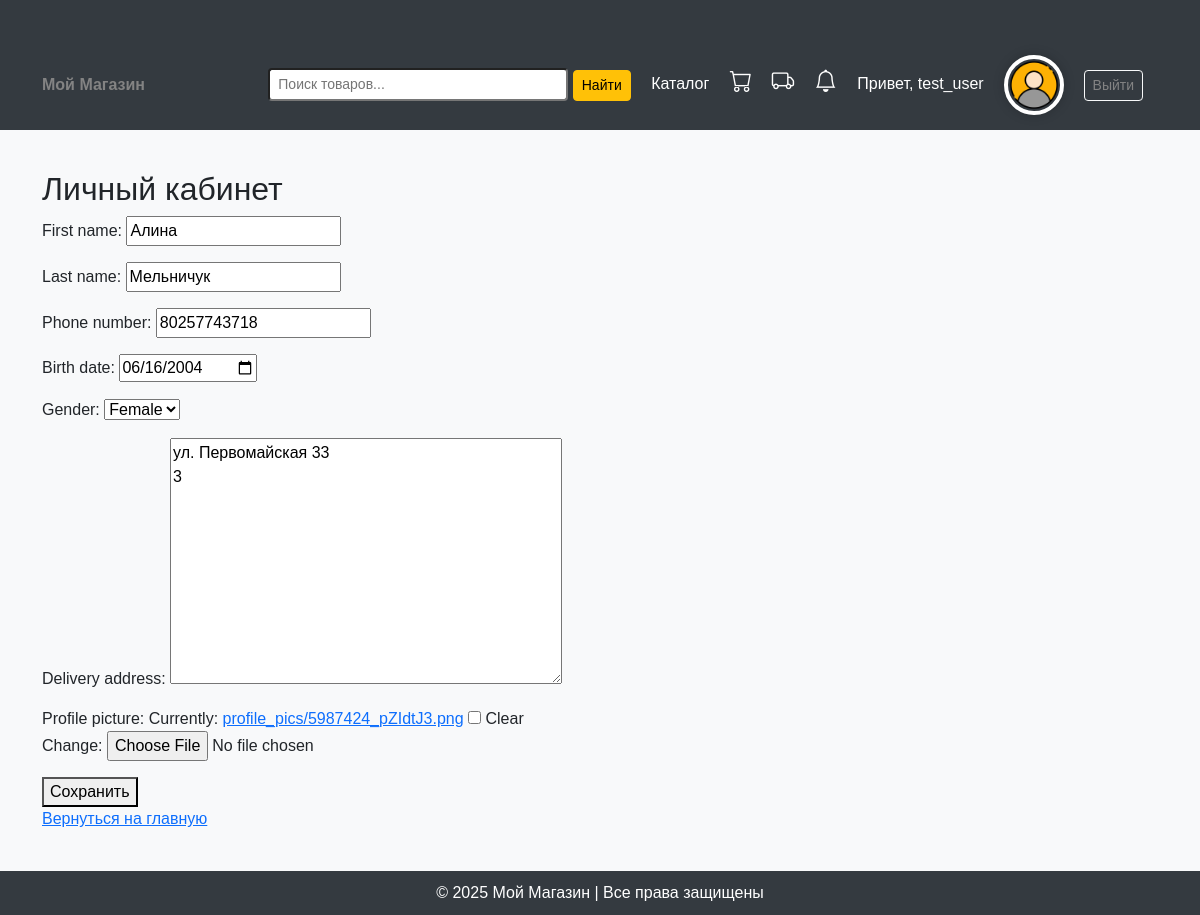
Page /accounts/profile/ (signed in) on the earlier database version.
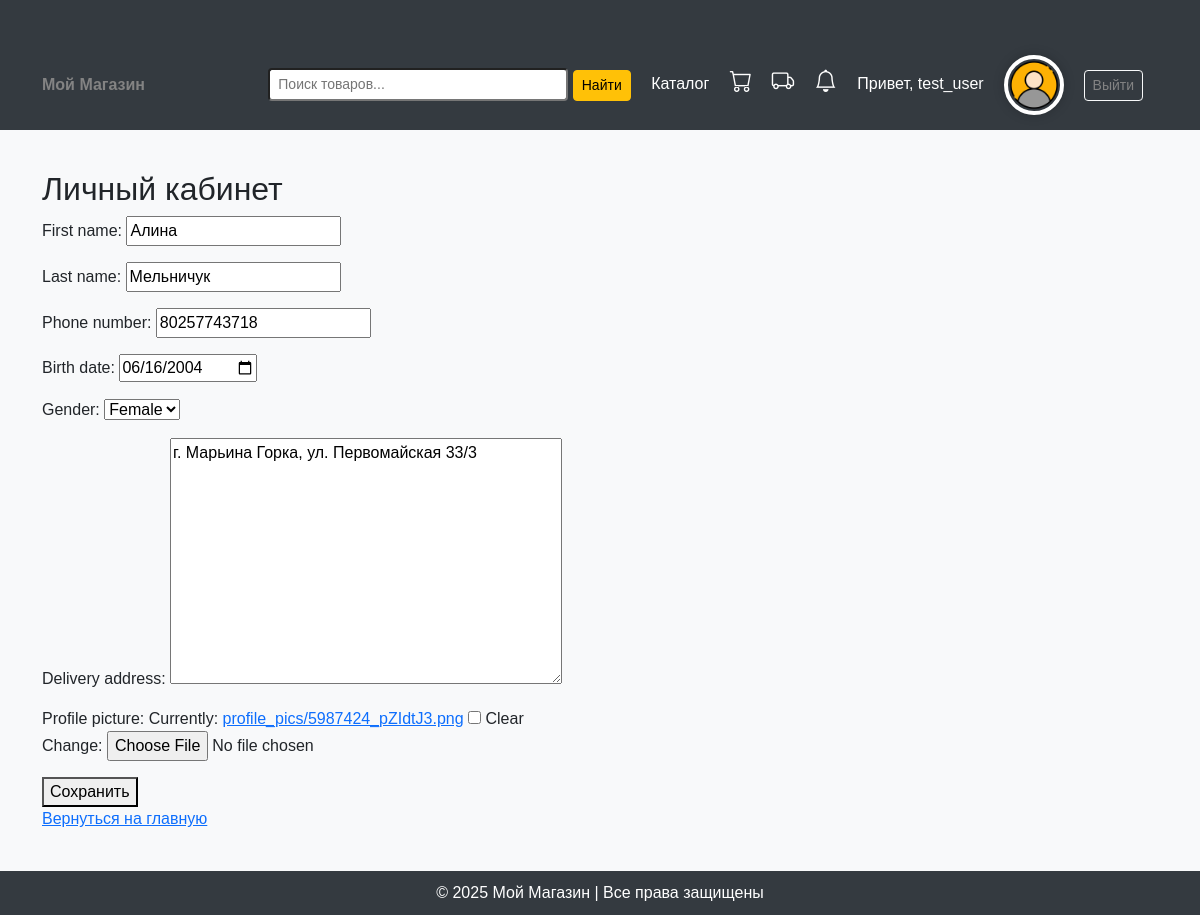
Same page on the later database version.
### accounts/models.py (models this page shows, shortened)
class UserProfile(models.Model):
    user = models.OneToOneField(User, on_delete=models.CASCADE)  # Связь с моделью User
    first_name = models.CharField(max_length=100, blank=True)
    last_name = models.CharField(max_length=100, blank=True)
    phone_number = models.CharField(max_length=20, blank=True)
    birth_date = models.DateField(null=True, blank=True)
    gender = models.CharField(max_length=10, choices=[('M', 'Male'), ('F', 'Female')], blank=True)
    delivery_address = models.TextField(blank=True)
    profile_picture = models.ImageField(upload_to='profile_pics/', null=True, blank=True)

### accounts/views.py (the view, shortened to what this page needs)
# urls.py: path('profile/', views.profile, name='profile'),
@login_required
def profile(request):
    user_profile, created = UserProfile.objects.get_or_create(user=request.user)
    form = UserProfileForm(instance=user_profile)
    return render(request, 'accounts/profile.html', {'form': form})

### accounts/forms.py
class UserProfileForm(forms.ModelForm):
    birth_date = forms.DateField(
        widget=forms.DateInput(attrs={'type': 'date'}),
        required=False
    )
    class Meta:
        model = UserProfile
        fields = ['first_name', 'last_name', 'phone_number', 'birth_date', 'gender', 'delivery_address', 'profile_picture']

### templates/accounts/profile.html (shortened to what this page needs)
{% extends 'base.html' %}
{% block content %}
    <h2>Личный кабинет</h2>
    <form method="post" enctype="multipart/form-data">
        {{ form.as_p }}
        <button type="submit">Сохранить</button>
    </form>
    <p><a href="{% url 'home' %}">Вернуться на главную</a></p>
{% endblock %}

Differences in the rows shown:
changed UserProfile "Алина": delivery_address "ул. Первомайская 33 3" → "г. Марьина Горка, ул. Первомайская 33/3"
